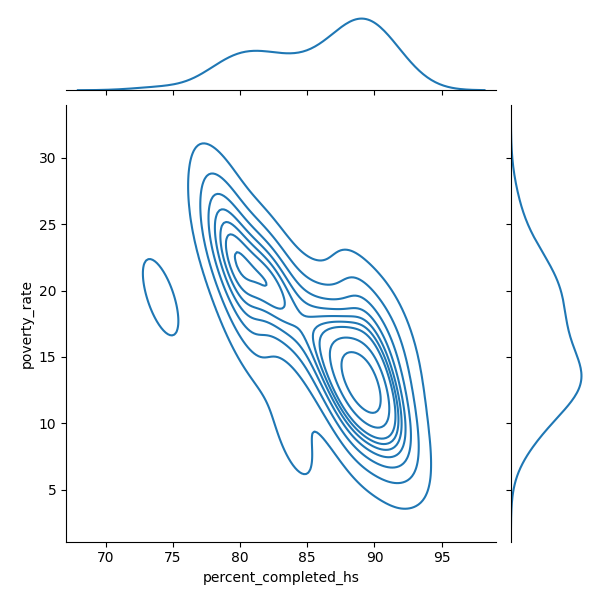

The script that drew this image:
import numpy as np
import pandas as pd
import plotly.express as px
import matplotlib.pyplot as plt
import seaborn as sns

# This might be helpful:
from collections import Counter
pd.options.display.float_format = '{:,.2f}'.format

# df_hh_income = pd.read_csv('Median_Household_Income_2015.csv', encoding="windows-1252")
df_pct_poverty = pd.read_csv('Pct_People_Below_Poverty_Level.csv', encoding="windows-1252")
df_pct_completed_hs = pd.read_csv('Pct_Over_25_Completed_High_School.csv', encoding="windows-1252")
# df_share_race_city = pd.read_csv('Share_of_Race_By_City.csv', encoding="windows-1252")
# df_fatalities = pd.read_csv('Deaths_by_Police_US.csv', encoding="windows-1252")


df_pct_poverty = df_pct_poverty.replace('-', 0)
df_pct_poverty['poverty_rate'] = pd.to_numeric(df_pct_poverty['poverty_rate'])

df_pct_poverty = df_pct_poverty.groupby(['Geographic Area'])['poverty_rate'].mean()
df_pct_poverty = df_pct_poverty.to_frame()
df_pct_poverty = df_pct_poverty.sort_values(by=['poverty_rate'], ascending=True)

df_pct_completed_hs = df_pct_completed_hs.replace('-', 0)
df_pct_completed_hs['percent_completed_hs'] = pd.to_numeric(df_pct_completed_hs['percent_completed_hs'])

df_pct_completed_hs = df_pct_completed_hs.groupby(['Geographic Area'])['percent_completed_hs'].mean()
df_pct_completed_hs = df_pct_completed_hs.to_frame()
df_pct_completed_hs = df_pct_completed_hs.sort_values(by=['percent_completed_hs'], ascending=True)

# df_pct_completed_hs.plot(kind="line", title='% completed high school, by State (US)', figsize=(11, 6))

df_pct_completed_hs.to_csv('_hs.csv')

df_pct_completed_hs.sort_values(by=['Geographic Area'], inplace=True)
df_pct_poverty.sort_values(by=['Geographic Area'], inplace=True)
# print(df_pct_completed_hs)
# print(df_pct_poverty)
df_combined = df_pct_poverty.copy()
df_combined['percent_completed_hs'] = df_pct_completed_hs['percent_completed_hs'].copy()
df_combined.sort_values(by=['poverty_rate'], inplace=True)

sns.jointplot(x = 'percent_completed_hs',y = 'poverty_rate',data = df_combined,kind = 'kde')
plt.show()
